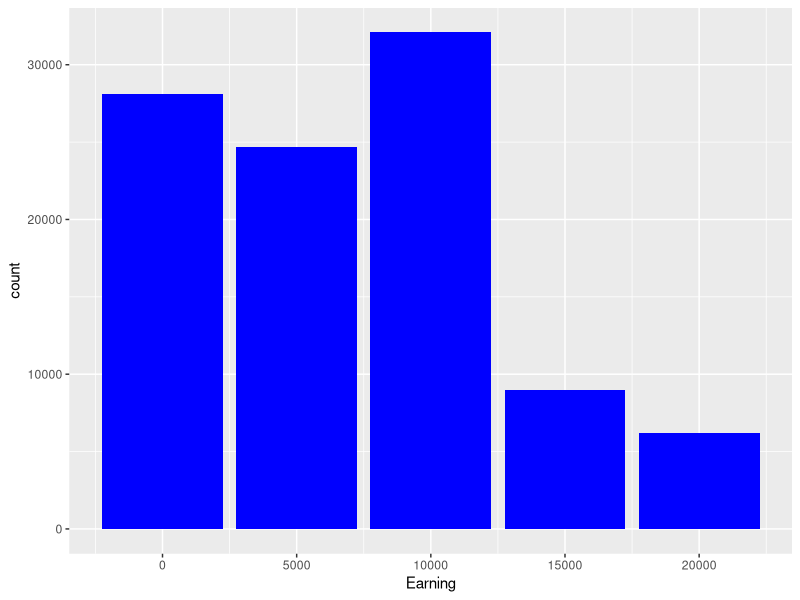
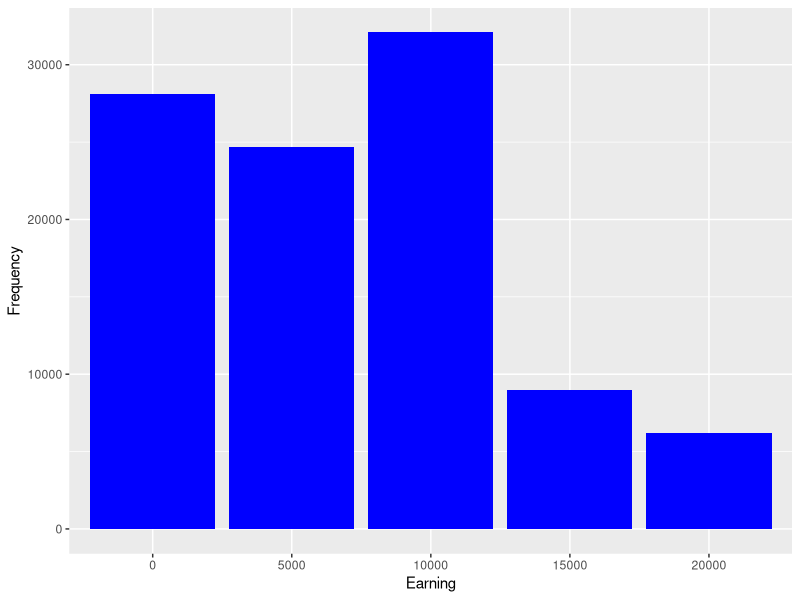

Recreate these plots in R, in order.
## ---- chunk 1
library(ggplot2)
library(dplyr)
## ---- chunk 2
s_appointment = c(0,1)
## ---- chunk 3
p_morning = 0.30
p_afternoon = 0.60
p_appointment = matrix(nrow = 2, ncol = 2, c(1-p_morning, p_morning, 1 - p_afternoon, p_afternoon), byrow = TRUE)
## ---- chunk 4
s_software = c(5000,10000)
## ---- chunk 5
p_software = matrix(nrow = 2, ncol = 2, c(0.3,0.7,0.5,0.5), byrow = TRUE)
## ---- chunk 6
salesResult = function(){
  result = numeric(2)

  for (j in c(1:2)){
    result[j] = sample(s_appointment,size = 1, replace = TRUE, prob = p_appointment[j,])}
  earnings = ifelse(result[1] == 1, sample(s_software,size = 1, replace =  TRUE, prob = p_software[1,]),0) +
    ifelse(result[2] == 1, sample(s_software, size = 1, replace = TRUE, prob = p_software[2,]), 0)
  return(earnings)
}
## ---- chunk 7
nsimulations = 1e5

 

simulatedData = replicate(nsimulations, salesResult())
## ---- chunk 8
# prob that salesman earns 5k
mean(simulatedData == 5000)
## ---- chunk 9
a = table(simulatedData)/nsimulations
## ---- chunk 10
a
## ---- chunk 11
dfSales = as.data.frame(simulatedData)
colnames(dfSales) = 'Earning'
p=ggplot(data = dfSales)+geom_bar(aes(x = Earning),fill = 'blue')
p
## ---- chunk 12
# Convert simulatedData into a dataframe
dfSales = as.data.frame(table(simulatedData))
# Add names to the columns
colnames(dfSales) = c('Earning', 'Frequency')

# Add a new column with proportion (probability) values
dfSales['Probability'] = dfSales['Frequency']/nsimulations

head(dfSales, 5)

p = ggplot(data = dfSales) + geom_col(aes(x = Earning, y = Frequency), fill='blue')
p
## ---- chunk 13
# Expected earnings using simulated values
mean(simulatedData) # long term average of the realizations of X

# Expected earnings using the theoretical definition
x = c(0, 500, 1000, 1500, 2000)
p = c(0.28, 0.27, 0.315, 0.09, 0.045)
sum(x * p)
## ---- chunk 14
# Variance of the earnings using simulated values
# long term average of this random variable (X-E[X])^2
#simulatedData - mean(simulatedData) # simulated deviations
#(simulatedData - mean(simulatedData))^2 # simulated squared deviations
mean(simulatedData)
mean((simulatedData - mean(simulatedData))^2) # variance calculated using simulation

# Standard deviation of the earnings using simulated values
sqrt(mean((simulatedData - mean(simulatedData))^2))

print(' ')

# Expected value using the theoretical definition
sum(x*p)

# Variance of the earnings using the thoretical definition
x = c(0, 500, 1000, 1500, 2000)
p = c(0.28, 0.27, 0.315, 0.09, 0.045)
sum((x - sum(x*p))^2 * p)

# Standard deviation of the earnings using the theoretical definition
sqrt(sum((x - sum(x*p))^2 * p))
## ---- chunk 15
x = c(0, 500, 1000, 1500, 2000)
p = c(0.28, 0.27, 0.315, 0.09, 0.045)

# Deviations from the expected value
x - sum(x*p)

# Squared deviations from the expected value
(x - sum(x*p))^2

# Expected value of the squared deviations from the expected value
sum((x - sum(x*p))^2 * p)
